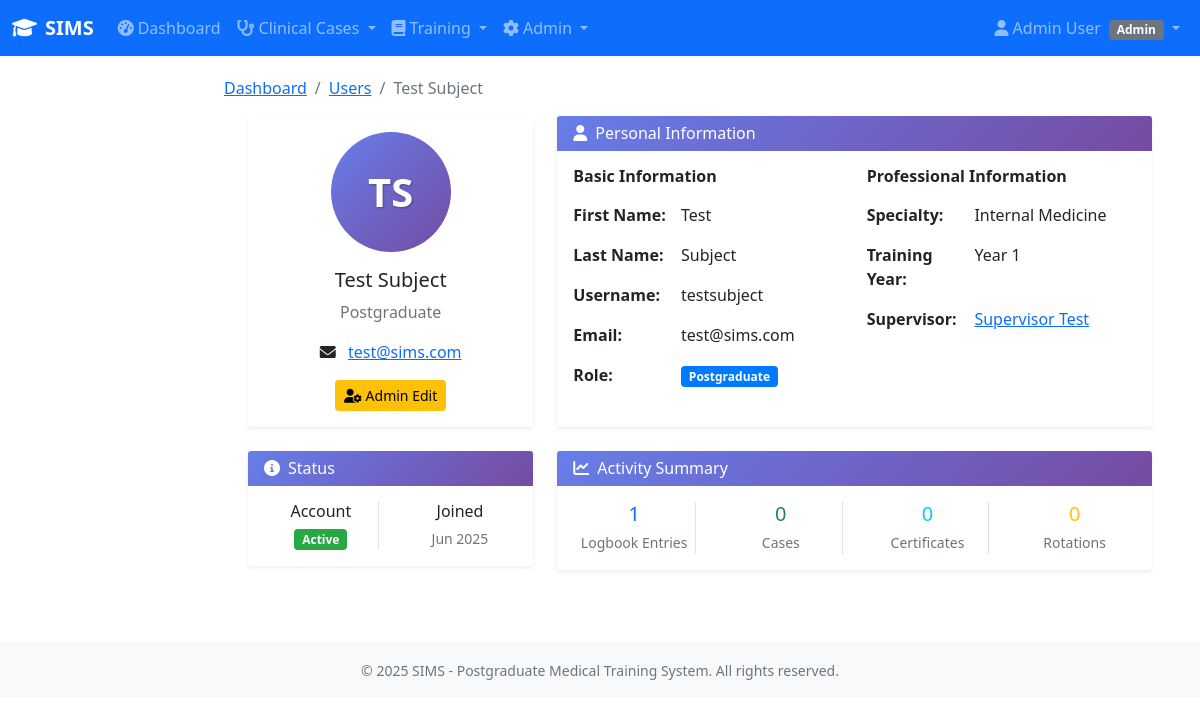
The page /users/profile/15/ (signed in) on the database its author committed.
### sims/users/models.py (models this page shows, shortened)
class User(AbstractUser):
    role = models.CharField(
        max_length=20,
        choices=USER_ROLES,
        help_text="User role determines access permissions in SIMS"
    )
    specialty = models.CharField(
        max_length=100,
        choices=SPECIALTY_CHOICES,
        blank=True,
        null=True,
        help_text="Medical specialty (required for PGs and Supervisors)"
    )
    year = models.CharField(
        max_length=10,
        choices=YEAR_CHOICES,
        blank=True,
        null=True,
        help_text="Training year (required for PGs)"
    )
    supervisor = models.ForeignKey(
        'self',
        on_delete=models.SET_NULL,
        null=True,
        blank=True,
        related_name='assigned_pgs',
        limit_choices_to={'role': 'supervisor'},
        help_text="Assigned supervisor (required for PGs)"
    )
    registration_number = models.CharField(
        max_length=50,
        blank=True,
        null=True,
        help_text="Medical council registration number"
    )
    phone_number = models.CharField(
        max_length=15,
        blank=True,
        null=True,
        help_text="Contact phone number"
    )
    created_by = models.ForeignKey(
        'self',
        on_delete=models.SET_NULL,
        null=True,
        blank=True,
        related_name='users_created',
        help_text="Admin who created this user account"
    )
    modified_by = models.ForeignKey(
        'self',
        on_delete=models.SET_NULL,
        null=True,
        blank=True,
        related_name='users_modified',
        help_text="Last admin to modify this user account"
    )
    last_login_ip = models.GenericIPAddressField(
        null=True,
        blank=True,
        help_text="IP address of last login"
    )
    is_archived = models.BooleanField(
        default=False,
        help_text="Mark as archived instead of deleting"
    )
    archived_date = models.DateTimeField(
        null=True,
        blank=True,
        help_text="Date when user was archived"
    )
    class Meta:
        verbose_name = "SIMS User"
        verbose_name_plural = "SIMS Users"
        ordering = ['role', 'last_name', 'first_name']
        indexes = [
            models.Index(fields=['role']),
            models.Index(fields=['specialty']),
            models.Index(fields=['supervisor']),
            models.Index(fields=['is_active']),
        ]
    def is_admin(self):
        return self.role == 'admin'
    def is_supervisor(self):
        return self.role == 'supervisor'

### sims/users/views.py (the view, shortened to what this page needs)
# urls.py: path('profile/<int:pk>/', views.ProfileDetailView.as_view(), name='profile_detail'),
class ProfileDetailView(SupervisorOrAdminRequiredMixin, DetailView):
    model = User
    template_name = 'users/profile_detail.html'
    context_object_name = 'profile_user'
    def get_context_data(self, **kwargs):
        context = super().get_context_data(**kwargs)
        user = self.get_object()
        try:
            recent_activities = []
            for entry in user.logbook_entries.all()[:3]:
                recent_activities.append({
                    'icon': 'book',
                    'color': 'primary',
                    'description': f"Created logbook entry: {entry.case_title}",
                    'created_at': entry.created_at
                })
            recent_activities = sorted(recent_activities, key=lambda x: x['created_at'], reverse=True)[:5]
            context['recent_activities'] = recent_activities
        except:
            context['recent_activities'] = []
        return context

### templates/users/profile_detail.html (shortened to what this page needs)
{% extends 'base/base.html' %}
{% load static %}
{% block breadcrumb %}
<nav aria-label="breadcrumb">
    <ol class="breadcrumb">
        <li class="breadcrumb-item"><a href="{% url 'users:dashboard' %}">Dashboard</a></li>
        <li class="breadcrumb-item"><a href="{% url 'users:user_list' %}">Users</a></li>
        <li class="breadcrumb-item active">{{ profile_user.get_full_name }}</li>
    </ol>
</nav>
{% endblock %}
{% block content %}
<div class="container-fluid">
    <div class="row">
        <div class="col-md-4">
            <div class="card">
                <div class="card-body text-center">
                    {% if profile_user.avatar %}
                    <img src="{{ profile_user.avatar.url }}" alt="{{ profile_user.get_full_name }}"
                         class="rounded-circle mb-3" width="120" height="120" style="object-fit: cover;">
                    {% else %}
                    <div class="avatar-placeholder rounded-circle mx-auto mb-3 d-flex align-items-center justify-content-center"
                         style="width: 120px; height: 120px; background: linear-gradient(135deg, #667eea 0%, #764ba2 100%); color: white; font-size: 2.5rem;">
                        {{ profile_user.first_name.0|upper }}{{ profile_user.last_name.0|upper }}
                    </div>
                    {% endif %}
                    <h5 class="card-title">{{ profile_user.get_full_name }}</h5>
                    <p class="card-text text-muted">{{ profile_user.get_role_display|default:profile_user.role|title }}</p>
                    {% if profile_user.email %}
                    <p class="card-text">
                        <i class="fas fa-envelope me-2"></i>
                        <a href="mailto:{{ profile_user.email }}">{{ profile_user.email }}</a>
                    </p>
                    {% endif %}
                    <div class="d-flex gap-2 justify-content-center">
                        {% if request.user.is_staff %}
                        <a href="{% url 'users:user_edit' profile_user.pk %}" class="btn btn-warning btn-sm">
                            <i class="fas fa-user-cog me-1"></i>Admin Edit
                        </a>
                        {% endif %}
                    </div>
                </div>
            </div>
            <div class="card mt-3">
                <div class="card-header">
                    <h6 class="card-title mb-0">
                        <i class="fas fa-info-circle me-2"></i>Status
                    </h6>
                </div>
                <div class="card-body">
                    <div class="row text-center">
                        <div class="col-6">
                            <div class="border-end">
                                <h6 class="mb-1">Account</h6>
                                <span class="badge bg-{{ profile_user.is_active|yesno:'success,danger' }}">
                                    {{ profile_user.is_active|yesno:'Active,Inactive' }}
                                </span>
                            </div>
                        </div>
                        <div class="col-6">
                            <h6 class="mb-1">Joined</h6>
                            <small class="text-muted">{{ profile_user.date_joined|date:"M Y" }}</small>
                        </div>
                    </div>
                </div>
            </div>
        </div>
        <div class="col-md-8">
            <div class="card">
                <div class="card-header">
                    <h6 class="card-title mb-0">
                        <i class="fas fa-user me-2"></i>Personal Information
                    </h6>
                </div>
                <div class="card-body">
                    <div class="row">
                        <div class="col-md-6">
                            <h6 class="fw-bold">Basic Information</h6>
                            <table class="table table-sm">
                                <tr>
                                    <td class="fw-bold">First Name:</td>
                                    <td>{{ profile_user.first_name|default:"Not provided" }}</td>
                                </tr>
                                <tr>
                                    <td class="fw-bold">Last Name:</td>
                                    <td>{{ profile_user.last_name|default:"Not provided" }}</td>
                                </tr>
                                <tr>
                                    <td class="fw-bold">Username:</td>
                                    <td>{{ profile_user.username }}</td>
                                </tr>
                                <tr>
                                    <td class="fw-bold">Email:</td>
                                    <td>{{ profile_user.email|default:"Not provided" }}</td>
                                </tr>
                                <tr>
                                    <td class="fw-bold">Role:</td>
                                    <td>
                                        <span class="badge bg-{{ profile_user.role }}">
                                            {{ profile_user.get_role_display|default:profile_user.role|title }}
                                        </span>
                                    </td>
                                </tr>
                            </table>
                        </div>
                        <div class="col-md-6">
                            <h6 class="fw-bold">Professional Information</h6>
                            <table class="table table-sm">
                                {% if profile_user.specialty %}
                                <tr>
                                    <td class="fw-bold">Specialty:</td>
                                    <td>{{ profile_user.get_specialty_display|default:profile_user.specialty }}</td>
                                </tr>
                                {% endif %}
                                {% if profile_user.year %}
                                <tr>
                                    <td class="fw-bold">Training Year:</td>
                                    <td>{{ profile_user.get_year_display|default:profile_user.year }}</td>
                                </tr>
                                {% endif %}
                                {% if profile_user.supervisor %}
                                <tr>
                                    <td class="fw-bold">Supervisor:</td>
                                    <td>
                                        <a href="{% url 'users:profile_detail' profile_user.supervisor.pk %}">
                                            {{ profile_user.supervisor.get_full_name }}
                                        </a>
                                    </td>
                                </tr>
                                {% endif %}
                            </table>
                        </div>
                    </div>
                </div>
            </div>
            <div class="card mt-3">
                <div class="card-header">
                    <h6 class="card-title mb-0">
                        <i class="fas fa-chart-line me-2"></i>Activity Summary
                    </h6>
                </div>
                <div class="card-body">
                    <div class="row text-center">
                        <div class="col-md-3">
                            <div class="border-end">
                                <h5 class="text-primary mb-1">
                                    {% if profile_user.logbook_entries %}{{ profile_user.logbook_entries.count }}{% else %}0{% endif %}
                                </h5>
                                <small class="text-muted">Logbook Entries</small>
                            </div>
                        </div>
                        <div class="col-md-3">
                            <div class="border-end">
                                <h5 class="text-success mb-1">
                                    {% if profile_user.cases %}{{ profile_user.cases.count }}{% else %}0{% endif %}
                                </h5>
                                <small class="text-muted">Cases</small>
                            </div>
                        </div>
                        <div class="col-md-3">
                            <div class="border-end">
                                <h5 class="text-info mb-1">
                                    {% if profile_user.certificates %}{{ profile_user.certificates.count }}{% else %}0{% endif %}
                                </h5>
                                <small class="text-muted">Certificates</small>
                            </div>
                        </div>
                        <div class="col-md-3">
                            <h5 class="text-warning mb-1">
                                {% if profile_user.rotations %}{{ profile_user.rotations.count }}{% else %}0{% endif %}
                            </h5>
                            <small class="text-muted">Rotations</small>
                        </div>
                    </div>
                </div>
            </div>
        </div>
    </div>
</div>
{% endblock %}

### templates/base/base.html (shortened to what this page needs)
<!DOCTYPE html>
<html lang="en">
<head>
    <link href="https://cdn.jsdelivr.net/npm/bootstrap@5.1.3/dist/css/bootstrap.min.css" rel="stylesheet">
    <link href="https://cdnjs.cloudflare.com/ajax/libs/font-awesome/6.0.0/css/all.min.css" rel="stylesheet">
    <link href="https://cdn.jsdelivr.net/npm/select2@4.1.0-rc.0/dist/css/select2.min.css" rel="stylesheet">
    <link href="https://cdn.jsdelivr.net/npm/select2-bootstrap-5-theme@1.3.0/dist/select2-bootstrap-5-theme.min.css" rel="stylesheet">
</head>
<body>
    <nav class="navbar navbar-expand-lg navbar-dark bg-primary">
        <div class="container-fluid">
            <a class="navbar-brand" href="{% url 'home' %}">
                <i class="fas fa-graduation-cap me-2"></i>SIMS
            </a>
            <div class="collapse navbar-collapse" id="navbarNav">
                <ul class="navbar-nav me-auto">
                    {% if user.is_authenticated %}
                        <li class="nav-item">
                            <a class="nav-link" href="{% url 'users:dashboard' %}">
                                <i class="fas fa-tachometer-alt me-1"></i>Dashboard
                            </a>
                        </li>
                        {% if user.role == 'pg' or user.role == 'supervisor' or user.role == 'admin' %}
                        <li class="nav-item dropdown">
                            <a class="nav-link dropdown-toggle" href="#" role="button" data-bs-toggle="dropdown">
                                <i class="fas fa-stethoscope me-1"></i>Clinical Cases
                            </a>
                        </li>
                        {% endif %}
                        <li class="nav-item dropdown">
                            <a class="nav-link dropdown-toggle" href="#" role="button" data-bs-toggle="dropdown">
                                <i class="fas fa-book me-1"></i>Training
                            </a>
                        </li>
                        {% if user.role == 'admin' %}
                        <li class="nav-item dropdown">
                            <a class="nav-link dropdown-toggle" href="#" role="button" data-bs-toggle="dropdown">
                                <i class="fas fa-cog me-1"></i>Admin
                            </a>
                        </li>
                        {% endif %}
                    {% endif %}
                </ul>
                <ul class="navbar-nav">
                    {% if user.is_authenticated %}
                        <li class="nav-item dropdown">
                            <a class="nav-link dropdown-toggle" href="#" role="button" data-bs-toggle="dropdown">
                                <i class="fas fa-user me-1"></i>{{ user.get_full_name|default:user.username }}
                                <span class="badge bg-secondary ms-1">{{ user.get_role_display }}</span>
                            </a>
                        </li>
                    {% else %}
                        <li class="nav-item">
                            <a class="nav-link" href="{% url 'users:login' %}">Login</a>
                        </li>
                    {% endif %}
                </ul>
            </div>
        </div>
    </nav>
    <div class="container-fluid">
        <div class="row">
            <main class="{% if not hide_sidebar %}col-md-9 ms-sm-auto col-lg-10 px-md-4{% else %}col-12{% endif %} main-content">
                {% block breadcrumb %}{% endblock %}
                {% block content %}{% endblock %}
            </main>
        </div>
    </div>
    <footer class="bg-light text-center text-muted py-3 mt-5">
        <div class="container">
            <small>&copy; 2025 SIMS - Postgraduate Medical Training System. All rights reserved.</small>
        </div>
    </footer>
</body>
</html>

### rows shown on the page
User: get_full_name "Admin User", role "Admin"
User: get_full_name "Test Subject", first_name.0 "T", last_name.0 "S", role "Postgraduate", email "test@sims.com", is_active "Active", date_joined "Jun 2025", first_name "Test", last_name "Subject", username "testsubject", specialty "Internal Medicine", year "Year 1", supervisor.get_full_name "Supervisor Test", logbook_entries.count "1", certificates.count "0", rotations.count "0"
